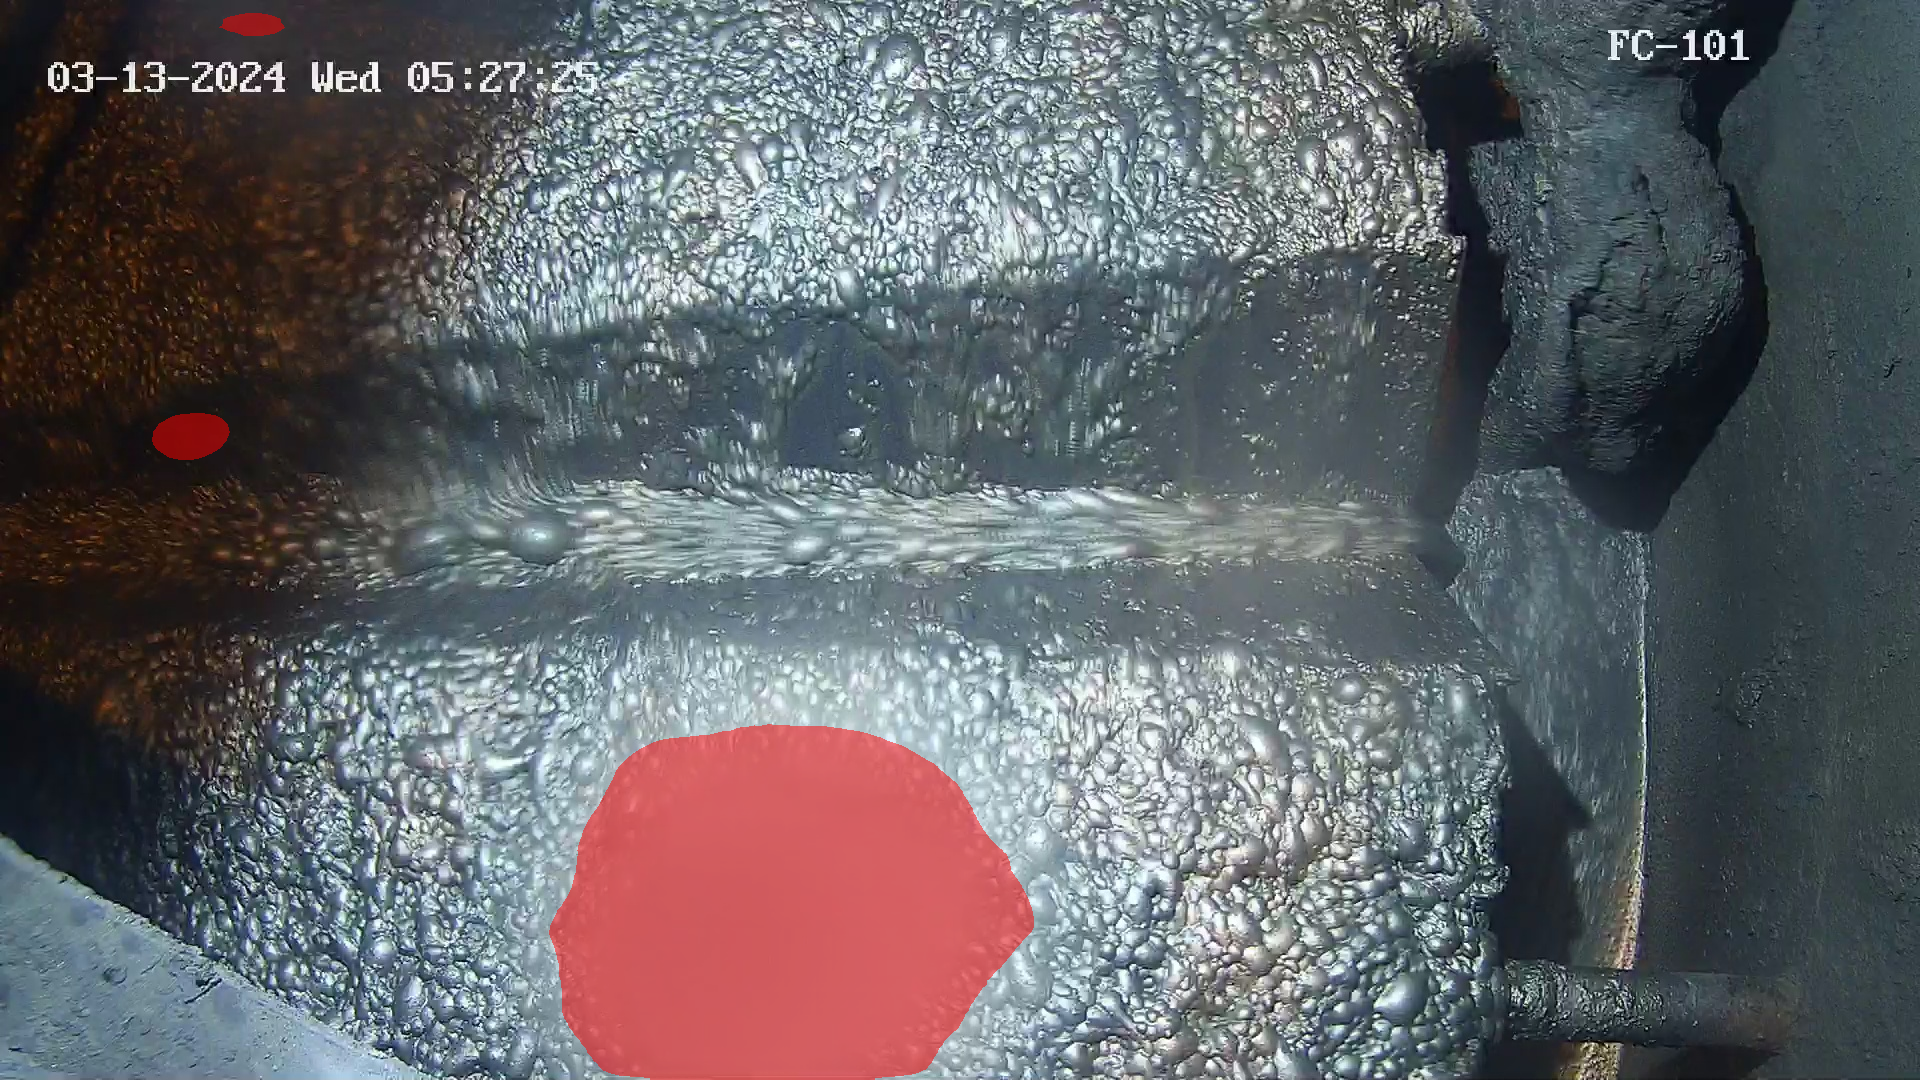

The script that drew this image:
import os
import sys
import cv2
import numpy as np
import torch
import torch.nn as nn
from torchvision import transforms
import albumentations as A
from albumentations.pytorch import ToTensorV2
from skimage.feature import local_binary_pattern
import matplotlib.pyplot as plt

class DoubleConv(nn.Module):
    def __init__(self, in_channels, out_channels):
        super(DoubleConv, self).__init__()
        self.double_conv = nn.Sequential(
            nn.Conv2d(in_channels, out_channels, kernel_size=3, padding=1),
            nn.BatchNorm2d(out_channels),
            nn.ReLU(inplace=True),
            
            nn.Conv2d(out_channels, out_channels, kernel_size=3, padding=1),
            nn.BatchNorm2d(out_channels),
            nn.ReLU(inplace=True)
        )
        
    def forward(self, x):
        return self.double_conv(x)

class UNet(nn.Module):
    def __init__(self, n_channels, n_classes):
        super(UNet, self).__init__()
        self.inc = DoubleConv(n_channels, 32)
        self.down1 = nn.Sequential(
            nn.MaxPool2d(2),
            DoubleConv(32, 64)
        )
        self.down2 = nn.Sequential(
            nn.MaxPool2d(2),
            DoubleConv(64, 128)
        )
        self.down3 = nn.Sequential(
            nn.MaxPool2d(2),
            DoubleConv(128, 256)
        )
        self.down4 = nn.Sequential(
            nn.MaxPool2d(2),
            DoubleConv(256, 512)
        )
        self.up1 = nn.ConvTranspose2d(512, 256, kernel_size=2, stride=2)
        self.conv1 = DoubleConv(512, 256)
        self.up2 = nn.ConvTranspose2d(256, 128, kernel_size=2, stride=2)
        self.conv2 = DoubleConv(256, 128)
        self.up3 = nn.ConvTranspose2d(128, 64, kernel_size=2, stride=2)
        self.conv3 = DoubleConv(128, 64)
        self.up4 = nn.ConvTranspose2d(64, 32, kernel_size=2, stride=2)
        self.conv4 = DoubleConv(64, 32)
        self.outc = nn.Conv2d(32, n_classes, kernel_size=1)
        
    def forward(self, x):
        x1 = self.inc(x)
        x2 = self.down1(x1)
        x3 = self.down2(x2)
        x4 = self.down3(x3)
        x5 = self.down4(x4)
        x = self.up1(x5)
        x = torch.cat([x, x4], dim=1)
        x = self.conv1(x)
        x = self.up2(x)
        x = torch.cat([x, x3], dim=1)
        x = self.conv2(x)
        x = self.up3(x)
        x = torch.cat([x, x2], dim=1)
        x = self.conv3(x)
        x = self.up4(x)
        x = torch.cat([x, x1], dim=1)
        x = self.conv4(x)
        logits = self.outc(x)
        return logits


def extract_aberration_features(image):
    gray = cv2.cvtColor(image, cv2.COLOR_RGB2GRAY)   
    
    laplacian = cv2.Laplacian(gray, cv2.CV_64F)
    laplacian = np.absolute(laplacian)
    laplacian = (laplacian - laplacian.min()) / (laplacian.max() - laplacian.min())    
    
    sobelx = cv2.Sobel(gray, cv2.CV_64F, 1, 0)
    sobely = cv2.Sobel(gray, cv2.CV_64F, 0, 1)
    sobel = np.hypot(sobelx, sobely)
    sobel = (sobel - sobel.min()) / (sobel.max() - sobel.min())    
    
    lbp = local_binary_pattern(gray, P=8, R=1, method='default')
    lbp = (lbp - lbp.min()) / (lbp.max() - lbp.min())
    
    features = np.stack([laplacian, sobel, lbp], axis=-1)  
    return features


def load_model(model_path, device):
    model = UNet(n_channels=6, n_classes=1)
    model.load_state_dict(torch.load(model_path, map_location=device))
    model.to(device)
    model.eval()
    return model


def preprocess_image(image_path):
    image = cv2.imread(image_path)
    if image is None:
        raise ValueError(f"Изображение по пути {image_path} не может быть загружено.")
    image_rgb = cv2.cvtColor(image, cv2.COLOR_BGR2RGB)
       
    features = extract_aberration_features(image_rgb)
       
    combined = np.concatenate([image_rgb, features], axis=-1)  
     
    transform = A.Compose([
        A.Resize(256, 256),
        A.Normalize(
            mean=(0.0, 0.0, 0.0, 0.0, 0.0, 0.0),  
            std=(1.0, 1.0, 1.0, 1.0, 1.0, 1.0)     
        ),
        ToTensorV2()
    ])
    
    augmented = transform(image=combined)
    image_tensor = augmented['image'].unsqueeze(0)  
    
    return image_tensor, image.shape[:2], image_rgb  


def postprocess_mask(mask_tensor, original_size, gamma=2.0, focus_min=0.50, focus_max=1.0):
    mask = torch.sigmoid(mask_tensor)
    mask = mask.squeeze().cpu().numpy()
    
    
    mask = np.clip(mask, focus_min, focus_max)
    mask = (mask - focus_min) / (focus_max - focus_min)
    mask = np.power(mask, gamma)
    mask = (mask * 255).astype(np.uint8)
    
    
    mask_resized = cv2.resize(mask, (original_size[1], original_size[0]), interpolation=cv2.INTER_LINEAR)
    return mask_resized


def overlay_mask_on_image(image, mask, color=(255, 0, 0), alpha=0.5):
    colored_mask = np.zeros_like(image)
    colored_mask[:, :] = color  

    
    mask_binary = mask > 127

    
    overlay = image.copy()
    overlay[mask_binary] = cv2.addWeighted(image, 1 - alpha, colored_mask, alpha, 0)[mask_binary]

    return overlay


def main():
    import argparse

    parser = argparse.ArgumentParser(description="Обработка одного изображения и наложение маски 'грязи'.")
    parser.add_argument('image_path', type=str, help='Путь к входному изображению.')
    parser.add_argument('--model_path', type=str, default='../model80.pth', help='Путь к модели.')
    parser.add_argument('--color', type=str, default='255,0,0', help='Цвет маски в формате R,G,B (по умолчанию: красный).')
    parser.add_argument('--alpha', type=float, default=0.5, help='Прозрачность маски (0.0 - 1.0).')
    args = parser.parse_args()

    image_path = args.image_path
    model_path = args.model_path
    color = tuple(map(int, args.color.split(',')))
    alpha = args.alpha

    device = torch.device('cuda' if torch.cuda.is_available() else 'cpu')
    print(f"Используемое устройство: {device}")
    
    if not os.path.exists(image_path):
        print(f"Изображение по пути {image_path} не существует.")
        sys.exit(1)
    if not os.path.exists(model_path):
        print(f"Модель по пути {model_path} не существует.")
        sys.exit(1)
  
    print("Загрузка модели...")
    model = load_model(model_path, device)
    print("Модель загружена.")
  
    print(f"Предобработка изображения {image_path}...")
    input_tensor, original_size, original_image = preprocess_image(image_path)
    input_tensor = input_tensor.to(device, dtype=torch.float32)
    print("Предобработка завершена.")
   
    print("Выполнение инференса...")
    with torch.no_grad():
        output = model(input_tensor)
    print("Инференс завершён.")

    
    print("Постобработка маски...")
    mask = postprocess_mask(output, original_size)
    print("Постобработка завершена.")
   
    print("Наложение маски на изображение...")
    overlay_image = overlay_mask_on_image(original_image, mask, color=color, alpha=alpha)
    print("Наложение завершено.")

    
    print("Визуализация результатов...")
    plt.figure(figsize=(20, 10))

    plt.subplot(1, 3, 1)
    plt.title('Исходное изображение')
    plt.imshow(original_image)
    plt.axis('off')

    plt.subplot(1, 3, 2)
    plt.title('Маска "грязи"')
    plt.imshow(mask, cmap='gray')
    plt.axis('off')

    plt.subplot(1, 3, 3)
    plt.title('Изображение с наложенной маской')
    plt.imshow(overlay_image)
    plt.axis('off')

    plt.tight_layout()
    plt.show()
   
    overlay_output_path = 'vis.png'

    cv2.imwrite(overlay_output_path, cv2.cvtColor(overlay_image, cv2.COLOR_RGB2BGR))

    print(f"Наложенное изображение сохранено по пути: {overlay_output_path}")

if __name__ == "__main__":
    main()
